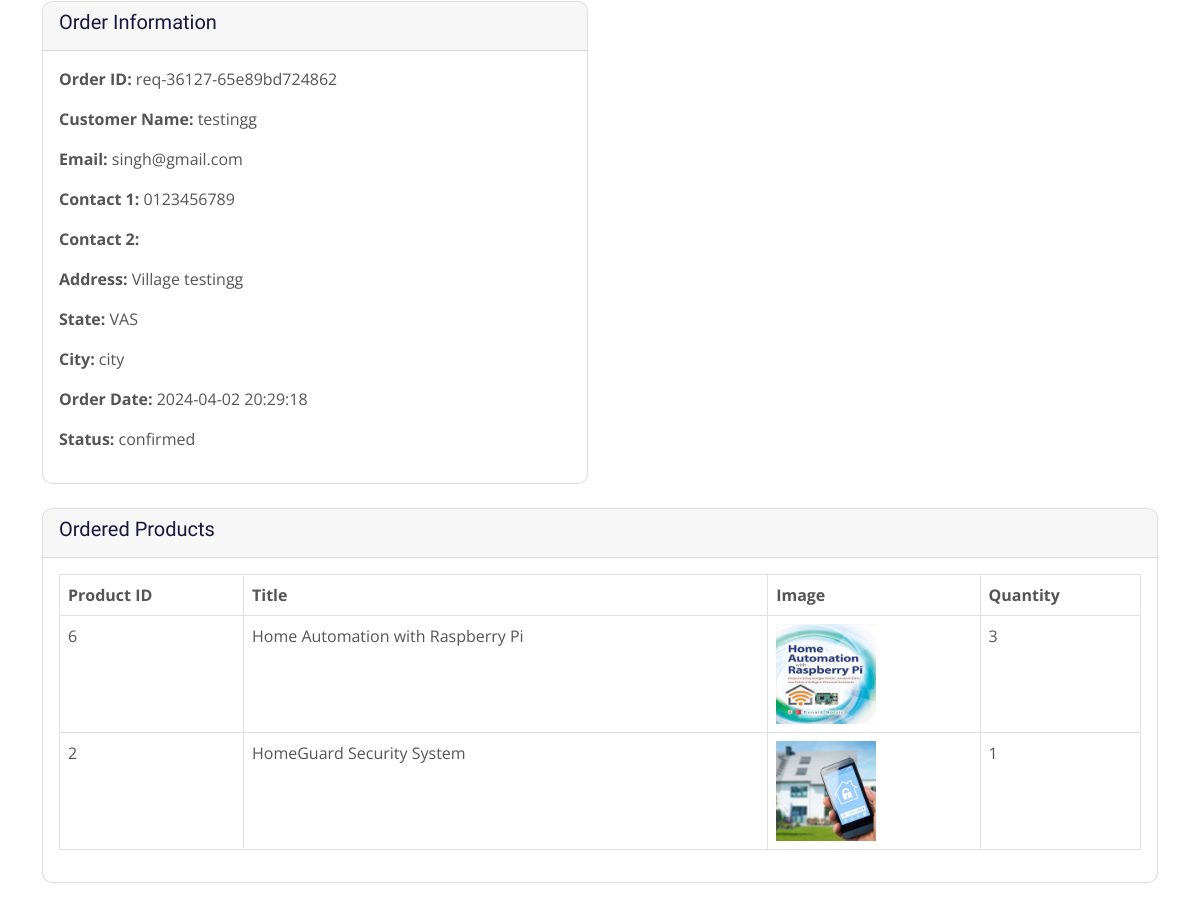
/view-user-order.php?order_id=req-36127-65e89bd724862 (signed in, middle part), run on an earlier commit of the app's database.
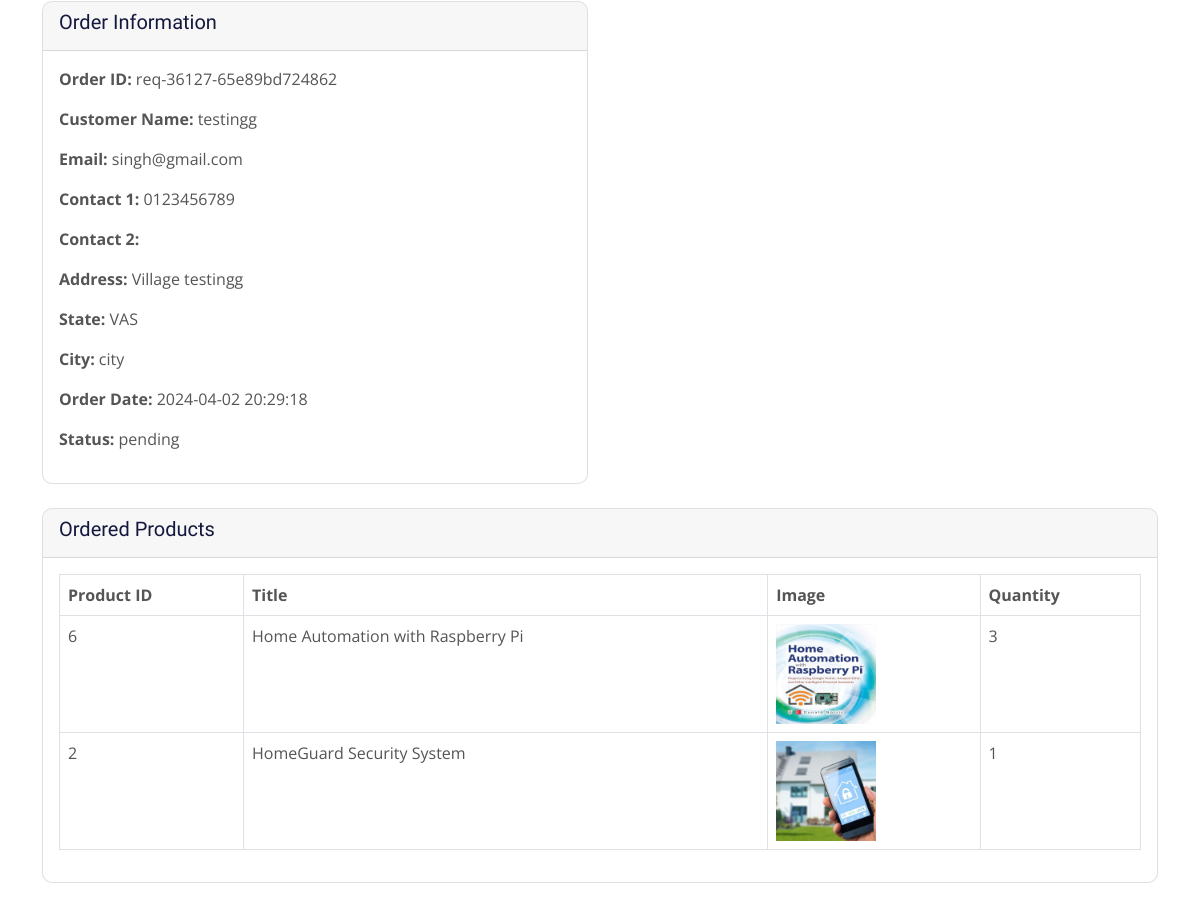
And on a later commit of the database.
### tables this page shows
CREATE TABLE IF NOT EXISTS `order_details` (
  `id` int NOT NULL AUTO_INCREMENT,
  `fname` varchar(50) NOT NULL,
  `email` varchar(100) NOT NULL,
  `user_id` varchar(15) NOT NULL,
  `contact1` varchar(15) NOT NULL,
  `contact2` varchar(15) NOT NULL,
  `address` varchar(500) NOT NULL,
  `state` varchar(30) NOT NULL,
  `city` varchar(30) NOT NULL,
  `orderdate` timestamp NULL DEFAULT CURRENT_TIMESTAMP,
  `orderid` varchar(50) DEFAULT NULL,
  `status` varchar(20) NOT NULL,
  PRIMARY KEY (`id`),
  UNIQUE KEY `id` (`id`),
  UNIQUE KEY `orderid` (`orderid`)
);

### view-user-order.php (the view, shortened to what this page needs)
<?php
include 'dbcon.php';
if (isset($_GET['order_id'])) {
    $order_id = $_GET['order_id'];
    $order_query = "SELECT * FROM order_details WHERE orderid = '$order_id'";
    $order_result = mysqli_query($conn, $order_query);
    $order_row = mysqli_fetch_assoc($order_result);
    $products_query = "SELECT products.*, order_items.quantity FROM products INNER JOIN order_items ON products.product_id = order_items.product_id WHERE order_items.orderid = '$order_id'";
    $products_result = mysqli_query($conn, $products_query);
}
?>
<!DOCTYPE html>
<html lang="en">
<head>
    <?php include_once('admin-header.php'); ?>
</head>
<body>
    <div class="container mt-5">
        <?php if ($order_row) : ?>
            <div class="row">
                <div class="col-md-6">
                    <div class="card mb-4">
                        <div class="card-header">
                            <h5 class="card-title">Order Information</h5>
                        </div>
                        <div class="card-body">
                            <p><strong>Order ID:</strong> <?php echo $order_row['orderid']; ?></p>
                            <p><strong>Customer Name:</strong> <?php echo $order_row['fname']; ?></p>
                            <p><strong>Email:</strong> <?php echo $order_row['email']; ?></p>
                            <p><strong>Contact 1:</strong> <?php echo $order_row['contact1']; ?></p>
                            <p><strong>Contact 2:</strong> <?php echo $order_row['contact2']; ?></p>
                            <p><strong>Address:</strong> <?php echo $order_row['address']; ?></p>
                            <p><strong>State:</strong> <?php echo $order_row['state']; ?></p>
                            <p><strong>City:</strong> <?php echo $order_row['city']; ?></p>
                            <p><strong>Order Date:</strong> <?php echo $order_row['orderdate']; ?></p>
                            <p><strong>Status:</strong> <?php echo $order_row['status']; ?></p>
                        </div>
                    </div>
                </div>
            </div>
            <div class="row">
                <div class="col-md-12">
                    <div class="card">
                        <div class="card-header">
                            <h5 class="card-title">Ordered Products</h5>
                        </div>
                        <div class="card-body">
                            <div class="table-responsive">
                                <table class="table table-bordered">
                                    <thead>
                                        <tr>
                                            <th>Product ID</th>
                                            <th>Title</th>
                                            <th>Image</th>
                                            <th>Quantity</th>
                                        </tr>
                                    </thead>
                                    <tbody>
                                        <?php while ($product_row = mysqli_fetch_assoc($products_result)) : ?>
                                            <tr>
                                                <td><?php echo $product_row['product_id']; ?></td>
                                                <td><?php echo $product_row['title']; ?></td>
                                                <td><img src="<?php echo $product_row['image']; ?>" alt="<?php echo $product_row['title']; ?>" style="max-width: 100px;"></td>
                                                <td><?php echo $product_row['quantity']; ?></td>
                                            </tr>
                                        <?php endwhile; ?>
                                    </tbody>
                                </table>
                            </div>
                        </div>
                    </div>
                </div>
            </div>
        <?php else : ?>
            <div class="alert alert-info" role="alert">No order found with the provided ID.</div>
        <?php endif; ?>
    </div>
    <?php include_once('footer.php'); ?>

What changed in the data, as far as the page shows it:
changed order_details "req-36127-65e89bd724862": status "confirmed" → "pending"
